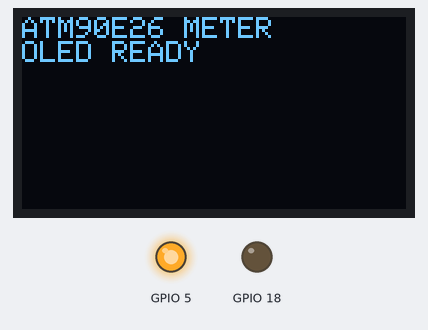
Bench run of a program on a simulated ESP32. On the bench: 128×64 one-colour display, output pins drawn as LEDs (lit = HIGH). WiFi joins after 1.5 s; servers stay silent unless stated; no MQTT or app messages arrive unless stated; what the program prints to the serial monitor is not drawn.

Above: at 2.5 s.
At 4.8 s:
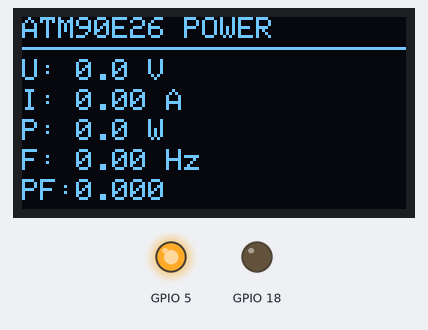

Measured:
- what the display in image 0 shows lasts 2.3 s, from 2.5 s to 4.8 s

The program:

main.cpp
```cpp
#include <Arduino.h>

#include "ATM90E26_UART.h"
#include "OledDisplay.h"
#include "MqttNodeRed.h"

// ================= PIN ATM90E26 UART =================
#define ATM_RX   19   // ESP32 RX <- ATM90E26 SDO/UTX
#define ATM_TX   23   // ESP32 TX -> ATM90E26 SDI/URX
#define ATM_CS   5
#define ATM_SCLK 18

// ================= PIN OLED =================
#define OLED_SDA  21
#define OLED_SCL  22
#define OLED_ADDR 0x3C

// ================= WIFI + MQTT =================
#define WIFI_SSID "KimHoang"
#define WIFI_PASS "123456789"

#define MQTT_SERVER "192.168.137.1"
#define MQTT_PORT   1883
#define MQTT_TOPIC  "meter/atm90e26/data"

// ================= CALIBRATION =================
// Chỉnh theo công thức:
// VOLTAGE_SCALE = điện áp thực / điện áp raw
// CURRENT_SCALE = dòng thực / dòng raw sau khi trừ offset
#define VOLTAGE_SCALE    0.855
#define CURRENT_SCALE    1.0000
#define CURRENT_OFFSET_A 0.070

// ================= OBJECT =================
HardwareSerial ATMSerial(2);

ATM90E26_UART atm(ATMSerial, ATM_RX, ATM_TX, ATM_CS, ATM_SCLK);
OledDisplay oled(OLED_SDA, OLED_SCL, OLED_ADDR);
MqttNodeRed nodeRed(WIFI_SSID, WIFI_PASS, MQTT_SERVER, MQTT_PORT, MQTT_TOPIC);

// ================= TIMER =================
unsigned long lastReadMs = 0;
const unsigned long READ_INTERVAL_MS = 1000;

// ================= PRINT =================
void printTerminal(float voltageRaw, float voltageCal,
                   float currentRaw, float currentCal,
                   float powerKW, float freqHz, float pf) {
  Serial.println("----------------------------");

  Serial.print("Voltage raw: ");
  Serial.print(voltageRaw, 2);
  Serial.print(" V | calibrated: ");
  Serial.print(voltageCal, 2);
  Serial.println(" V");

  Serial.print("Current raw: ");
  Serial.print(currentRaw, 3);
  Serial.print(" A | calibrated: ");
  Serial.print(currentCal, 3);
  Serial.println(" A");

  Serial.print("Power calculated: ");
  Serial.print(powerKW, 3);
  Serial.println(" kW");

  Serial.print("Freq: ");
  Serial.print(freqHz, 2);
  Serial.println(" Hz");

  Serial.print("PF: ");
  Serial.println(pf, 3);

  Serial.print("SysStatus: 0x");
  Serial.println(atm.readSysStatus(), HEX);

  Serial.print("EnStatus : 0x");
  Serial.println(atm.readEnStatus(), HEX);
}

// ================= SETUP =================
void setup() {
  Serial.begin(115200);
  delay(1000);

  Serial.println();
  Serial.println("ATM90E26 + OLED + NODE-RED START");

  atm.begin(9600);

  if (!oled.begin()) {
    Serial.println("OLED init failed");
  } else {
    Serial.println("OLED OK");
  }

  nodeRed.begin();
}

// ================= LOOP =================
void loop() {
  nodeRed.loop();

  unsigned long now = millis();

  if (now - lastReadMs >= READ_INTERVAL_MS) {
    lastReadMs = now;

    float voltageRaw = atm.readVoltage();
    float currentRaw = atm.readCurrent();
    float freqHz     = atm.readFrequency();
    float pf         = atm.readPowerFactor();

    if (isnan(voltageRaw)) voltageRaw = 0.0;
    if (isnan(currentRaw)) currentRaw = 0.0;
    if (isnan(freqHz))     freqHz = 0.0;
    if (isnan(pf))         pf = 0.0;

    float voltageCal = voltageRaw * VOLTAGE_SCALE;

    float currentCal = currentRaw * CURRENT_SCALE;
    currentCal -= CURRENT_OFFSET_A;
    if (currentCal < 0.10) currentCal = 0.0;

    float powerKW = voltageCal * currentCal * pf / 1000.0;

    printTerminal(
      voltageRaw,
      voltageCal,
      currentRaw,
      currentCal,
      powerKW,
      freqHz,
      pf
    );

    oled.showMeter(voltageCal, currentCal, powerKW, freqHz, pf);

    nodeRed.publishMeter(voltageCal, currentCal, powerKW, freqHz, pf);
  }
}
```

ATM90E26_UART.cpp
```cpp
#include "ATM90E26_UART.h"

// ================= Register =================
#define REG_SOFTRESET  0x00
#define REG_SYSSTATUS  0x01
#define REG_FUNCEN     0x02
#define REG_SAGTH      0x03
#define REG_LASTDATA   0x06

#define REG_CALSTART   0x20
#define REG_PLCONSTH   0x21
#define REG_PLCONSTL   0x22
#define REG_LGAIN      0x23
#define REG_LPHI       0x24
#define REG_PSTARTTH   0x27
#define REG_PNOLTH     0x28
#define REG_QSTARTTH   0x29
#define REG_QNOLTH     0x2A
#define REG_MMODE      0x2B
#define REG_CS1        0x2C

#define REG_ADJSTART   0x30
#define REG_UGAIN      0x31
#define REG_IGAINL     0x32
#define REG_UOFFSET    0x34
#define REG_IOFFSETL   0x35
#define REG_POFFSETL   0x37
#define REG_QOFFSETL   0x38
#define REG_CS2        0x3B

#define REG_ENSTATUS   0x46
#define REG_IRMS       0x48
#define REG_URMS       0x49
#define REG_PMEAN      0x4A
#define REG_FREQ       0x4C
#define REG_POWERF     0x4D

ATM90E26_UART::ATM90E26_UART(
  HardwareSerial &serial,
  int rxPin,
  int txPin,
  int csPin,
  int sclkPin
)
  : _serial(serial),
    _rxPin(rxPin),
    _txPin(txPin),
    _csPin(csPin),
    _sclkPin(sclkPin) {}

void ATM90E26_UART::begin(uint32_t baud) {
  pinMode(_csPin, OUTPUT);
  digitalWrite(_csPin, HIGH);

  pinMode(_sclkPin, OUTPUT);
  digitalWrite(_sclkPin, LOW);

  _serial.begin(baud, SERIAL_8N1, _rxPin, _txPin);
  delay(100);

  init();
}

bool ATM90E26_UART::readRegister(uint8_t reg, uint16_t &value) {
  while (_serial.available()) _serial.read();

  uint8_t addr = 0x80 | (reg & 0x7F);

  _serial.write(0xFE);
  _serial.write(addr);
  _serial.write(addr);
  _serial.flush();

  uint32_t t0 = millis();
  while (_serial.available() < 3 && millis() - t0 < 120) {
    delay(1);
  }

  if (_serial.available() < 3) return false;

  uint8_t msb = _serial.read();
  uint8_t lsb = _serial.read();
  uint8_t rxchk = _serial.read();

  if ((uint8_t)(msb + lsb) != rxchk) {
    return false;
  }

  value = ((uint16_t)msb << 8) | lsb;
  return true;
}

bool ATM90E26_UART::writeRegister(uint8_t reg, uint16_t data) {
  while (_serial.available()) _serial.read();

  uint8_t addr = reg & 0x7F;
  uint8_t msb = data >> 8;
  uint8_t lsb = data & 0xFF;
  uint8_t chk = addr + msb + lsb;

  _serial.write(0xFE);
  _serial.write(addr);
  _serial.write(msb);
  _serial.write(lsb);
  _serial.write(chk);
  _serial.flush();

  delay(30);
  return true;
}

void ATM90E26_UART::init() {
  // Có thể comment SoftReset nếu bạn thấy reset làm URMS về 0.
  writeRegister(REG_SOFTRESET, 0x789A);
  delay(300);

  writeRegister(REG_FUNCEN, 0x0030);
  writeRegister(REG_SAGTH,  0x1F2F);

  writeRegister(REG_CALSTART, 0x5678);
  writeRegister(REG_PLCONSTH, 0x00B9);
  writeRegister(REG_PLCONSTL, 0xC1F3);
  writeRegister(REG_LGAIN,    0x1D39);
  writeRegister(REG_LPHI,     0x0000);
  writeRegister(REG_PSTARTTH, 0x08BD);
  writeRegister(REG_PNOLTH,   0x0000);
  writeRegister(REG_QSTARTTH, 0x0AEC);
  writeRegister(REG_QNOLTH,   0x0000);
  writeRegister(REG_MMODE,    0x9422);
  writeRegister(REG_CS1,      0x4A34);

  writeRegister(REG_ADJSTART, 0x5678);

  // Giá trị từng đọc được điện áp với mạch của bạn
  writeRegister(REG_UGAIN,    0x1000);
  writeRegister(REG_IGAINL,   0x6E49);

  writeRegister(REG_UOFFSET,  0x0000);
  writeRegister(REG_IOFFSETL, 0x0000);
  writeRegister(REG_POFFSETL, 0x0000);
  writeRegister(REG_QOFFSETL, 0x0000);
  writeRegister(REG_CS2,      0xD294);

  writeRegister(REG_CALSTART, 0x8765);
  writeRegister(REG_ADJSTART, 0x8765);

  delay(300);
}

int16_t ATM90E26_UART::toSigned16(uint16_t value) {
  return (int16_t)value;
}

float ATM90E26_UART::readVoltage() {
  uint16_t raw;
  if (!readRegister(REG_URMS, raw)) return NAN;
  return raw / 100.0;
}

float ATM90E26_UART::readCurrent() {
  uint16_t raw;
  if (!readRegister(REG_IRMS, raw)) return NAN;
  return raw / 1000.0;
}

float ATM90E26_UART::readPower() {
  uint16_t raw;
  if (!readRegister(REG_PMEAN, raw)) return NAN;
  return toSigned16(raw) / 1000.0;
}

float ATM90E26_UART::readFrequency() {
  uint16_t raw;
  if (!readRegister(REG_FREQ, raw)) return NAN;
  return raw / 100.0;
}

float ATM90E26_UART::readPowerFactor() {
  uint16_t raw;
  if (!readRegister(REG_POWERF, raw)) return NAN;
  return toSigned16(raw) / 1000.0;
}

uint16_t ATM90E26_UART::readSysStatus() {
  uint16_t raw = 0xFFFF;
  if (!readRegister(REG_SYSSTATUS, raw)) return 0xFFFF;
  return raw;
}

uint16_t ATM90E26_UART::readEnStatus() {
  uint16_t raw = 0xFFFF;
  if (!readRegister(REG_ENSTATUS, raw)) return 0xFFFF;
  return raw;
}

uint16_t ATM90E26_UART::readLastData() {
  uint16_t raw = 0xFFFF;
  if (!readRegister(REG_LASTDATA, raw)) return 0xFFFF;
  return raw;
}
```

ATM90E26_UART.h
```cpp
#ifndef ATM90E26_UART_H
#define ATM90E26_UART_H

#include <Arduino.h>

class ATM90E26_UART {
public:
  ATM90E26_UART(HardwareSerial &serial, int rxPin, int txPin, int csPin, int sclkPin);

  void begin(uint32_t baud = 9600);

  bool readRegister(uint8_t reg, uint16_t &value);
  bool writeRegister(uint8_t reg, uint16_t data);

  void init();

  float readVoltage();
  float readCurrent();
  float readPower();
  float readFrequency();
  float readPowerFactor();

  uint16_t readSysStatus();
  uint16_t readEnStatus();
  uint16_t readLastData();

private:
  HardwareSerial &_serial;

  int _rxPin;
  int _txPin;
  int _csPin;
  int _sclkPin;

  int16_t toSigned16(uint16_t value);
};

#endif
```

MqttNodeRed.cpp
```cpp
#include "MqttNodeRed.h"

MqttNodeRed::MqttNodeRed(
  const char* ssid,
  const char* password,
  const char* mqttServer,
  uint16_t mqttPort,
  const char* topic
)
  : _ssid(ssid),
    _password(password),
    _mqttServer(mqttServer),
    _mqttPort(mqttPort),
    _topic(topic),
    _mqttClient(_wifiClient) {}

void MqttNodeRed::begin() {
  connectWiFi();
  _mqttClient.setServer(_mqttServer, _mqttPort);
  connectMQTT();
}

void MqttNodeRed::loop() {
  if (WiFi.status() != WL_CONNECTED) {
    connectWiFi();
  }

  if (!_mqttClient.connected()) {
    connectMQTT();
  }

  _mqttClient.loop();
}

bool MqttNodeRed::isConnected() {
  return WiFi.status() == WL_CONNECTED && _mqttClient.connected();
}

void MqttNodeRed::connectWiFi() {
  if (WiFi.status() == WL_CONNECTED) return;

  Serial.print("Connecting WiFi: ");
  Serial.println(_ssid);

  WiFi.mode(WIFI_STA);
  WiFi.begin(_ssid, _password);

  while (WiFi.status() != WL_CONNECTED) {
    delay(500);
    Serial.print(".");
  }

  Serial.println();
  Serial.print("WiFi connected, IP: ");
  Serial.println(WiFi.localIP());
}

void MqttNodeRed::connectMQTT() {
  while (!_mqttClient.connected()) {
    String clientId = "ESP32_ATM90E26_";
    clientId += String((uint32_t)ESP.getEfuseMac(), HEX);

    Serial.print("Connecting MQTT... ");

    if (_mqttClient.connect(clientId.c_str())) {
      Serial.println("connected");
    } else {
      Serial.print("failed, rc=");
      Serial.println(_mqttClient.state());
      delay(2000);
    }
  }
}

void MqttNodeRed::publishMeter(float voltage, float current, float powerKW, float freq, float pf) {
  loop();

  char payload[256];

  snprintf(
    payload,
    sizeof(payload),
    "{\"voltage\":%.2f,\"current\":%.3f,\"power_kw\":%.3f,\"frequency\":%.2f,\"pf\":%.3f}",
    voltage,
    current,
    powerKW,
    freq,
    pf
  );

  bool ok = _mqttClient.publish(_topic, payload);

  Serial.print("MQTT publish ");
  Serial.print(ok ? "OK: " : "FAILED: ");
  Serial.println(payload);
}
```

MqttNodeRed.h
```cpp
#ifndef MQTT_NODE_RED_H
#define MQTT_NODE_RED_H

#include <Arduino.h>
#include <WiFi.h>
#include <PubSubClient.h>

class MqttNodeRed {
public:
  MqttNodeRed(
    const char* ssid,
    const char* password,
    const char* mqttServer,
    uint16_t mqttPort,
    const char* topic
  );

  void begin();
  void loop();

  bool isConnected();
  void publishMeter(float voltage, float current, float powerKW, float freq, float pf);

private:
  const char* _ssid;
  const char* _password;
  const char* _mqttServer;
  uint16_t _mqttPort;
  const char* _topic;

  WiFiClient _wifiClient;
  PubSubClient _mqttClient;

  void connectWiFi();
  void connectMQTT();
};

#endif
```

OledDisplay.cpp
```cpp
#include "OledDisplay.h"

#define SCREEN_WIDTH 128
#define SCREEN_HEIGHT 64

OledDisplay::OledDisplay(uint8_t sdaPin, uint8_t sclPin, uint8_t address)
  : _sdaPin(sdaPin),
    _sclPin(sclPin),
    _address(address),
    _display(SCREEN_WIDTH, SCREEN_HEIGHT, &Wire, -1) {}

bool OledDisplay::begin() {
  Wire.begin(_sdaPin, _sclPin);

  if (!_display.begin(SSD1306_SWITCHCAPVCC, _address)) {
    return false;
  }

  _display.clearDisplay();
  _display.setTextColor(SSD1306_WHITE);
  _display.setTextSize(1);
  _display.setCursor(0, 0);
  _display.println("ATM90E26 METER");
  _display.println("OLED READY");
  _display.display();

  return true;
}

void OledDisplay::showMeter(float voltage, float current, float powerKW, float freq, float pf) {
  float powerW = powerKW * 1000.0;

  _display.clearDisplay();
  _display.setTextColor(SSD1306_WHITE);

  _display.setTextSize(1);
  _display.setCursor(0, 0);
  _display.println("ATM90E26 POWER");

  _display.drawLine(0, 10, 127, 10, SSD1306_WHITE);

  _display.setCursor(0, 14);
  _display.print("U: ");
  _display.print(voltage, 1);
  _display.println(" V");

  _display.setCursor(0, 24);
  _display.print("I: ");
  _display.print(current, 2);
  _display.println(" A");

  _display.setCursor(0, 34);
  _display.print("P: ");
  _display.print(powerW, 1);
  _display.println(" W");

  _display.setCursor(0, 44);
  _display.print("F: ");
  _display.print(freq, 2);
  _display.println(" Hz");

  _display.setCursor(0, 54);
  _display.print("PF:");
  _display.print(pf, 3);

  _display.display();
}
```

OledDisplay.h
```cpp
#ifndef OLED_DISPLAY_H
#define OLED_DISPLAY_H

#include <Arduino.h>
#include <Wire.h>
#include <Adafruit_GFX.h>
#include <Adafruit_SSD1306.h>

class OledDisplay {
public:
  OledDisplay(uint8_t sdaPin, uint8_t sclPin, uint8_t address);

  bool begin();
  void showMeter(float voltage, float current, float powerKW, float freq, float pf);

private:
  uint8_t _sdaPin;
  uint8_t _sclPin;
  uint8_t _address;

  Adafruit_SSD1306 _display;
};

#endif
```
